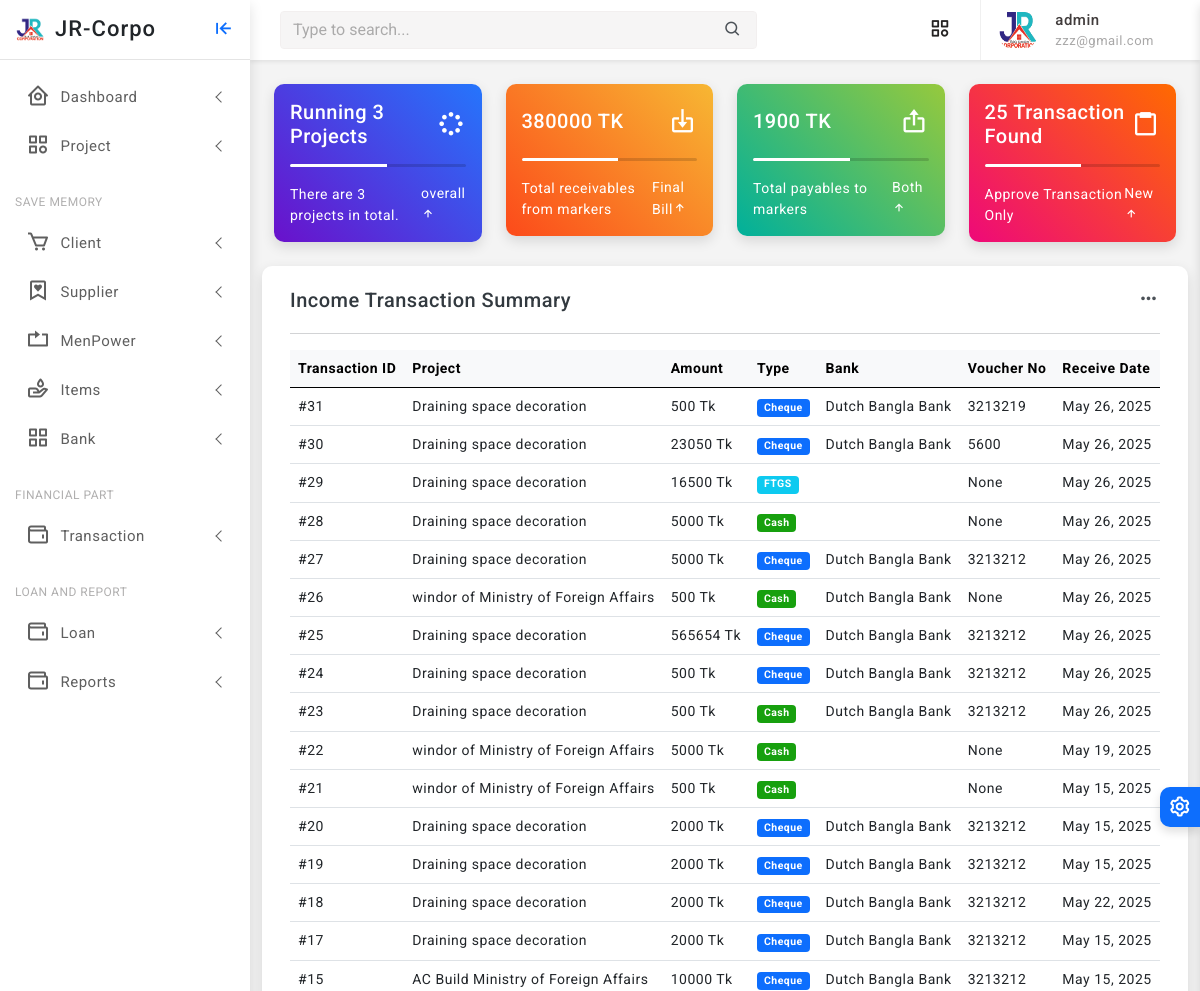
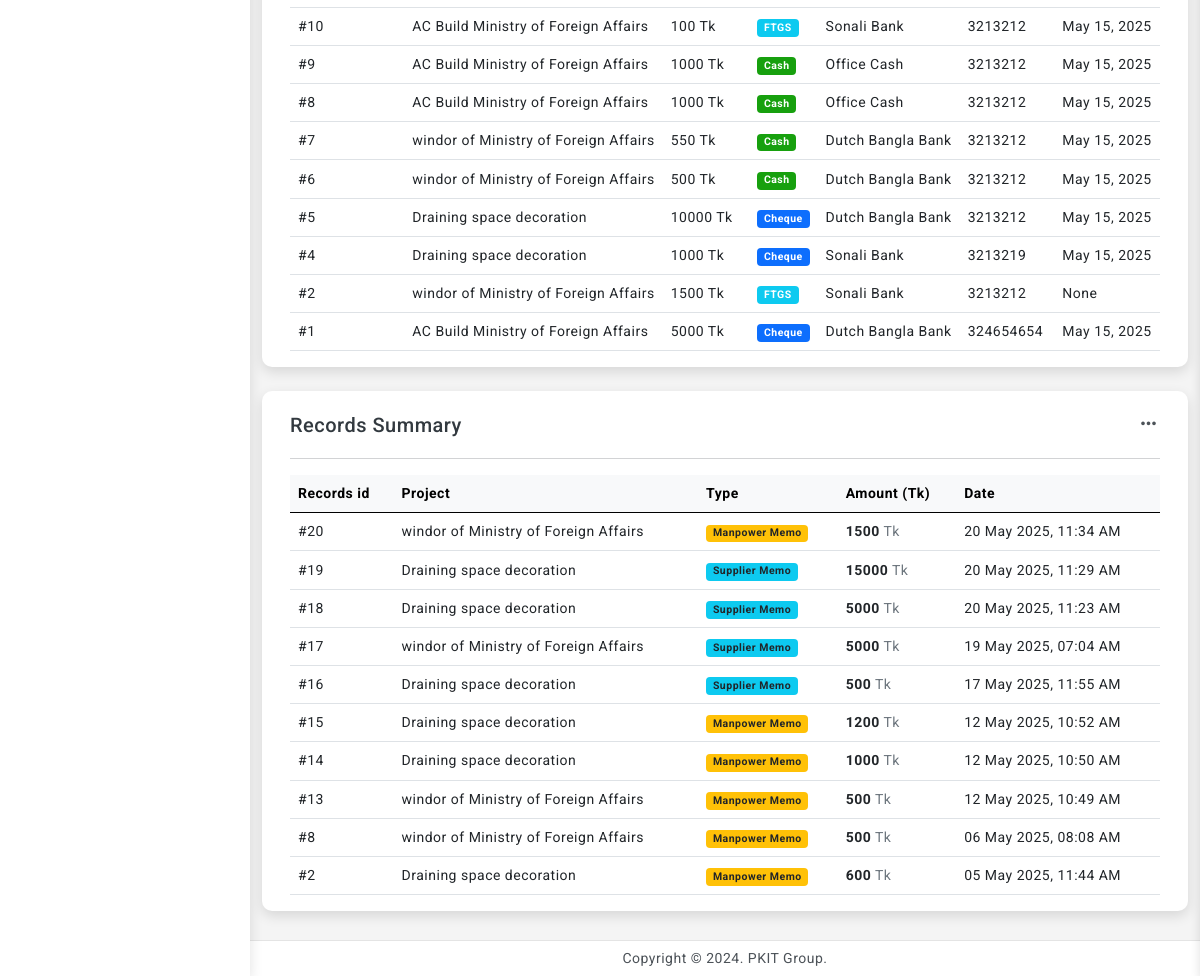
The app's page / (signed in) with its own data (2 pictures, top to bottom).
### finance/models.py (models this page shows, shortened)
class Transaction(models.Model):
    TYPE_CHOICES = [
        ('CASH', 'Cash'),
        ('CHEQUE', 'Cheque'),
        ('FTGS', 'FTGS'),
        ('OTHER', 'Other'),
    ]
    STATUS_CHOICES = [
        ('PENDING', 'Pending'),
        ('APPROVED', 'Approved'),
        ('CANCELLED', 'Cancelled'),
    ]
    project = models.ForeignKey('core.Project', on_delete=models.CASCADE, related_name='transactions')
    amount = models.PositiveIntegerField(help_text="Maximum allowed is 10,000,000 TK")
    type = models.CharField(max_length=10, choices=TYPE_CHOICES)
    bank = models.ForeignKey('Bank', on_delete=models.SET_NULL, null=True, blank=True)
    cheque_number = models.CharField(max_length=50, blank=True, null=True)
    cheque_date = models.DateField(blank=True, null=True)
    voucher_no = models.CharField(max_length=100, null=True, blank=True)
    voucher_date = models.DateField(null=True, blank=True,)
    receive_date = models.DateField(null=True, blank=True)
    status = models.CharField(max_length=10, choices=STATUS_CHOICES, default='PENDING')
    company_account = models.ForeignKey('BankAccount', on_delete=models.PROTECT)
    created_at = models.DateTimeField(auto_now_add=True, help_text="Transaction creation timestamp")
    updated_at = models.DateTimeField(auto_now=True, help_text="Transaction last updated")
    class Meta:
        verbose_name = "Transaction"
        verbose_name_plural = "Transactions"
        ordering = ['-voucher_date']

class Bank(models.Model):
    name = models.CharField(max_length=100)

### core/models.py (models this page shows, shortened)
class Project(models.Model):
    STATUS_CHOICES = [
        ('RUNNING', 'Running'),
        ('TRIAL', 'Trial Period'),
        ('CLOSED', 'Closed'),
        ('OTHER', 'Other'),
    ]
    company = models.ForeignKey(Company, on_delete=models.CASCADE, related_name='projects')
    name = models.CharField(max_length=255)
    location = models.CharField(max_length=255)
    approximate_bill = models.PositiveIntegerField(default=0)
    current_cost = models.PositiveIntegerField(default=0, null=True, blank=True)
    final_bill = models.PositiveIntegerField(default=0, null=True, blank=True)
    current_paid = models.PositiveIntegerField(default=0, null=True, blank=True)
    created_at = models.DateTimeField(auto_now_add=True)
    updated_at = models.DateTimeField(auto_now=True)
    status = models.CharField(max_length=10, null=True, blank=True, choices=STATUS_CHOICES, default='RUNNING')

class Record(models.Model):
    memo = models.ForeignKey(
        'Memo',
        on_delete=models.CASCADE,
        null=True,
        blank=True,
        related_name='records'
    )
    manpower = models.ForeignKey(
        'ManpowerMemo',
        on_delete=models.CASCADE,
        null=True,
        blank=True,
        related_name='records'
    )
    project = models.ForeignKey('Project', on_delete=models.CASCADE)
    amount = models.PositiveIntegerField()
    created_at = models.DateTimeField(auto_now_add=True)

### accounts/views.py (the view)
# urls.py: path('', home_view, name='home'),
@login_required
def home_view(request):
    if request.user.is_staff:
        projects = Project.objects.filter(status='RUNNING').count()
        all_projects = Project.objects.all().count()
        all_transaction= Transaction.objects.filter(status='APPROVED').count()
        records = Record.objects.select_related('memo', 'manpower', 'project').order_by('-created_at')[:50]
        transactions = Transaction.objects.select_related('project', 'bank', 'company_account').order_by('-created_at')[:50]
        total_receivables = get_total_receivables_from_running_projects()
        total_market_due = get_total_market_payables()
        total_manpower_due = get_total_manpower_payables()
        total_all_due = total_market_due + total_manpower_due
        context = {'projects': projects,
                   'all_projects': all_projects,
                   'total_receivables': total_receivables,
                   'total_all_due':total_all_due,
                   'all_transaction': all_transaction,
                   'records': records,
                   'transactions': transactions,}
        return render(request, 'home_staff.html', context)
    else:
        return render(request, 'home.html')

### accounts/templates/home_staff.html (shortened to what this page needs)
{% extends 'partials/base0.html' %}
{% block content %}
    					<div class="row row-cols-1 row-cols-md-2 row-cols-xl-4">
						<div class="col">
							<div class="card radius-10 bg-gradient-deepblue">
							 <div class="card-body">
								<div class="d-flex align-items-center">
									<h5 class="mb-0 text-white">Running {{projects}} Projects</h5>
									<div class="ms-auto">
                                        <i class='bx bx-loader-circle bx-spin fs-3 text-white'></i>
									</div>
								</div>
								<div class="progress my-3 bg-light-transparent" style="height:3px;">
									<div class="progress-bar bg-white" role="progressbar" style="width: 55%" aria-valuenow="25" aria-valuemin="0" aria-valuemax="100"></div>
								</div>
								<div class="d-flex align-items-center text-white">
									<p class="mb-0">There are {{all_projects}} projects in total.</p>
									<p class="mb-0 ms-auto">overall<span><i class='bx bx-up-arrow-alt'></i></span></p>
								</div>
							</div>
						  </div>
						</div>
						<div class="col">
							<div class="card radius-10 bg-gradient-orange">
							<div class="card-body">
								<div class="d-flex align-items-center">
									<h5 class="mb-0 text-white">{{total_receivables}} TK</h5>
									<div class="ms-auto">
                                        <i class='bx bx-import fs-3 text-white'></i>
									</div>
								</div>
								<div class="progress my-3 bg-light-transparent" style="height:3px;">
									<div class="progress-bar bg-white" role="progressbar" style="width: 55%" aria-valuenow="25" aria-valuemin="0" aria-valuemax="100"></div>
								</div>
								<div class="d-flex align-items-center text-white">
									<p class="mb-0">Total receivables from markers</p>
									<p class="mb-0 ms-auto">Final Bill<span><i class='bx bx-up-arrow-alt'></i></span></p>
								</div>
							</div>
						  </div>
						</div>
						<div class="col">
							<div class="card radius-10 bg-gradient-ohhappiness">
							<div class="card-body">
								<div class="d-flex align-items-center">
									<h5 class="mb-0 text-white">{{total_all_due}} TK</h5>
									<div class="ms-auto">
                                      <i class='bx bx-export fs-3 text-white'></i>
									</div>
								</div>
								<div class="progress my-3 bg-light-transparent" style="height:3px;">
									<div class="progress-bar bg-white" role="progressbar" style="width: 55%" aria-valuenow="25" aria-valuemin="0" aria-valuemax="100"></div>
								</div>
								<div class="d-flex align-items-center text-white">
									<p class="mb-0">Total payables to markers</p>
									<p class="mb-0 ms-auto">Both<span><i class='bx bx-up-arrow-alt'></i></span></p>
								</div>
							</div>
						</div>
						</div>
						<div class="col">
							<div class="card radius-10 bg-gradient-ibiza">
							 <div class="card-body">
								<div class="d-flex align-items-center">
									<h5 class="mb-0 text-white">{{all_transaction}} Transaction  Found </h5>
									<div class="ms-auto">
                                       <i class='bx bx-clipboard fs-3 text-white'></i>
									</div>
								</div>
								<div class="progress my-3 bg-light-transparent" style="height:3px;">
									<div class="progress-bar bg-white" role="progressbar" style="width: 55%" aria-valuenow="25" aria-valuemin="0" aria-valuemax="100"></div>
								</div>
								<div class="d-flex align-items-center text-white">
									<p class="mb-0">Approve Transaction Only</p>
									<p class="mb-0 ms-auto">New<span><i class='bx bx-up-arrow-alt'></i></span></p>
								</div>
							</div>
						 </div>
						</div>
					</div>
				<div class="row">
					<div class="card radius-10">
						<div class="card-body">
							<div class="d-flex align-items-center">
								<div>
									<h5 class="mb-0">Income Transaction Summary</h5>
								</div>
								<div class="font-22 ms-auto"><i class="bx bx-dots-horizontal-rounded"></i>
								</div>
							</div>
							<hr>
							<div class="table-responsive">
				<table class="table align-middle mb-0">
					<thead class="table-light">
						<tr>
							<th>Transaction ID</th>
							<th>Project</th>
							<th>Amount</th>
							<th>Type</th>
							<th>Bank</th>
							<th>Voucher No</th>
							<th>Receive Date</th>
						</tr>
					</thead>
					<tbody>
						{% for txn in transactions %}
						<tr>
							<td>#{{ txn.id }}</td>
							<td>{{ txn.project.name }}</td>
							<td>{{ txn.amount }} Tk</td>
							<td>
								<span class="badge
									{% if txn.type == 'CASH' %} bg-success
									{% elif txn.type == 'CHEQUE' %} bg-primary
									{% elif txn.type == 'FTGS' %} bg-info
									{% elif txn.type == 'OTHER' %} bg-warning
									{% else %} bg-secondary {% endif %}">
									{{ txn.get_type_display }}
								</span>
							</td>
							<td>{{ txn.bank.name }}</td>
							<td>{{ txn.voucher_no }}</td>
							<td>{{ txn.receive_date }}</td>
						</tr>
						{% empty %}
						<tr>
							<td colspan="8" class="text-center">No transactions found</td>
						</tr>
						{% endfor %}
					</tbody>
				</table>
			</div>
						</div>
					</div>
					<div class="card radius-10">
						<div class="card-body">
							<div class="d-flex align-items-center">
								<div>
									<h5 class="mb-0">Records Summary</h5>
								</div>
								<div class="font-22 ms-auto"><i class="bx bx-dots-horizontal-rounded"></i>
								</div>
							</div>
							<hr>
							<div class="table-responsive">
								<table class="table align-middle mb-0">
									<thead class="table-light">
										<tr>
											<th>Records id</th>
											<th>Project</th>
											<th>Type</th>
											<th>Amount (Tk)</th>
											<th>Date</th>
										</tr>
									</thead>
									<tbody>
										{% for record in records %}
										<tr >
											<td>#{{ record.id }}</td>
											<td>
												{{ record.project.name }}
											</td>
											<td>
												{% if record.memo %}
													<span class="badge bg-info text-dark">Supplier Memo</span>
												{% elif record.manpower %}
													<span class="badge bg-warning text-dark">Manpower Memo</span>
												{% else %}
													<span class="badge bg-secondary">N/A</span>
												{% endif %}
											</td>
											<td><strong>{{ record.amount }}</strong> <span class="text-muted">Tk</span></td>
											<td>
												<span class="text-nowrap">{{ record.created_at|date:"d M Y, h:i A" }}</span>
											</td>
										</tr>
										{% empty %}
										<tr>
											<td colspan="5" class="text-center text-muted">No records found</td>
										</tr>
										{% endfor %}
									</tbody>
								</table>
							</div>
						</div>
					</div>
{% endblock %}

### templates/partials/base0.html (shortened to what this page needs)
<!doctype html>
<html lang="en">
{% load static %}
<head>
	<link href="{% static 'assets/plugins/vectormap/jquery-jvectormap-2.0.2.css' %}" rel="stylesheet"/>
	<link href="{% static 'assets/plugins/simplebar/css/simplebar.css' %}" rel="stylesheet" />
	<link href="{% static 'assets/plugins/perfect-scrollbar/css/perfect-scrollbar.css' %}" rel="stylesheet" />
	<link href="{% static 'assets/plugins/metismenu/css/metisMenu.min.css' %}" rel="stylesheet" />
	<link href="{% static 'assets/css/pace.min.css' %}" rel="stylesheet" />
	<link href="{% static 'assets/css/bootstrap.min.css' %}" rel="stylesheet">
	<link href="{% static 'assets/css/app.css' %}" rel="stylesheet">
	<link href="{% static 'assets/css/icons.css' %}" rel="stylesheet">
	<link rel="stylesheet" href="{% static 'assets/css/dark-theme.css' %}" />
	<link rel="stylesheet" href="{% static 'assets/css/semi-dark.css' %}" />
	<link rel="stylesheet" href="{% static 'assets/css/header-colors.css' %}" />
		<link rel="stylesheet" href="https://use.fontawesome.com/releases/v5.15.2/css/all.css"
>
</head>
<body>
	<div class="wrapper">
		<div class="sidebar-wrapper" data-simplebar="true">
			<div class="sidebar-header">
				<div>
					<img src="{% static 'assets/images/jr.png' %} " class="logo-icon" alt="logo icon">
				</div>
				<div>
				<a href="{% url 'home' %}" class="text-decoration-none">
					<h4 class="logo-text text-dark">JR-Corpo</h4>
				</a>
				</div>
				<div class="toggle-icon ms-auto"><i class='bx bx-arrow-to-left'></i>
				</div>
			</div>
			<ul class="metismenu" id="menu">
				<li>
					<a href="javascript:;" class="has-arrow">
						<div class="parent-icon"><i class='bx bx-home-circle'></i>
						</div>
						<div class="menu-title">Dashboard</div>
					</a>
				</li>
				<li>
					<a href="javascript:;" class="has-arrow">
						<div class="parent-icon"><i class="bx bx-category"></i>
						</div>
						<div class="menu-title">Project</div>
					</a>
				</li>
				<li class="menu-label">Save Memory</li>
				<li>
					<a href="javascript:;" class="has-arrow">
						<div class="parent-icon"><i class='bx bx-cart'></i>
						</div>
						<div class="menu-title"> Client </div>
					</a>
				</li>
				<li>
					<a class="has-arrow" href="javascript:;">
						<div class="parent-icon"><i class='bx bx-bookmark-heart'></i>
						</div>
						<div class="menu-title">Supplier</div>
					</a>
				</li>
				<li>
					<a class="has-arrow" href="javascript:;">
						<div class="parent-icon"><i class="bx bx-repeat"></i>
						</div>
						<div class="menu-title">MenPower</div>
					</a>
				</li>
				<li>
					<a class="has-arrow" href="javascript:;">
						<div class="parent-icon"> <i class="bx bx-donate-blood"></i>
						</div>
						<div class="menu-title">Items</div>
					</a>
				</li>
				<li>
					<a class="has-arrow" href="javascript:;">
						<div class="parent-icon"><i class="bx bx-grid-alt"></i>
						</div>
						<div class="menu-title">Bank</div>
					</a>
				</li>
				<li class="menu-label">Financial Part</li>
				<li>
					<a class="has-arrow" href="javascript:;">
						<div class="parent-icon"><i class='bx bx-wallet'></i>
						</div>
						<div class="menu-title">Transaction </div>
					</a>
				</li>
				<li class="menu-label">Loan and Report</li>
				<li>
					<a class="has-arrow" href="javascript:;">
						<div class="parent-icon"><i class='bx bx-wallet'></i>
						</div>
						<div class="menu-title">Loan </div>
					</a>
				</li>
				<li>
					<a class="has-arrow" href="javascript:;">
						<div class="parent-icon"><i class='bx bx-wallet'></i>
						</div>
						<div class="menu-title">Reports </div>
					</a>
				</li>
			</ul>
		</div>
	<header>
			<div class="topbar d-flex align-items-center">
				<nav class="navbar navbar-expand">
					<div class="search-bar flex-grow-1">
						<div class="position-relative search-bar-box">
							<input type="text" class="form-control search-control" placeholder="Type to search..."> <span class="position-absolute top-50 search-show translate-middle-y"><i class='bx bx-search'></i></span>
						</div>
					</div>
					<div class="top-menu ms-auto">
						<ul class="navbar-nav align-items-center">
							<li class="nav-item dropdown dropdown-large">
								<a class="nav-link dropdown-toggle dropdown-toggle-nocaret" href="#" role="button" data-bs-toggle="dropdown" aria-expanded="false">	<i class='bx bx-category'></i>
								</a>
							</li>
						</ul>
					</div>
					<div class="user-box dropdown">
						<a class="d-flex align-items-center nav-link dropdown-toggle dropdown-toggle-nocaret" href="#" role="button" data-bs-toggle="dropdown" aria-expanded="false">
							<img src="{% static 'assets/images/jr.png' %}" class="user-img" alt="user avatar">
							<div class="user-info ps-3">
								<p class="user-name mb-0">{{ user.username }}</p>
								<p class="designattion mb-0">{{ user.email }}</p>
							</div>
						</a>
					</div>
				</nav>
			</div>
	</header>
		<div class="page-wrapper">
			<div class="page-content">
				{% block content %}
				{% endblock %}
			</div>
		</div>
		<footer class="page-footer">
			<p class="mb-0">Copyright © 2024. PKIT Group.</p>
		</footer>
	</div>
	<div class="switcher-wrapper">
		<div class="switcher-btn"> <i class='bx bx-cog bx-spin'></i>
		</div>
	</div>
</body>
</html>

### records on screen
Transaction: id "31", project.name "Draining space decoration", amount "500", type "Cheque", bank.name "Dutch Bangla Bank", voucher_no "3213219", receive_date "May 26, 2025"
Transaction: id "30", project.name "Draining space decoration", amount "23050", type "Cheque", bank.name "Dutch Bangla Bank", voucher_no "5600", receive_date "May 26, 2025"
Transaction: id "29", project.name "Draining space decoration", amount "16500", type "FTGS", voucher_no "None", receive_date "May 26, 2025"
Transaction: id "28", project.name "Draining space decoration", amount "5000", type "Cash", voucher_no "None", receive_date "May 26, 2025"
Transaction: id "27", project.name "Draining space decoration", amount "5000", type "Cheque", bank.name "Dutch Bangla Bank", voucher_no "3213212", receive_date "May 26, 2025"
Transaction: id "26", project.name "windor of Ministry of Foreign Affairs", amount "500", type "Cash", bank.name "Dutch Bangla Bank", voucher_no "None", receive_date "May 26, 2025"
Transaction: id "25", project.name "Draining space decoration", amount "565654", type "Cheque", bank.name "Dutch Bangla Bank", voucher_no "3213212", receive_date "May 26, 2025"
Transaction: id "24", project.name "Draining space decoration", amount "500", type "Cheque", bank.name "Dutch Bangla Bank", voucher_no "3213212", receive_date "May 26, 2025"
Transaction: id "23", project.name "Draining space decoration", amount "500", type "Cash", bank.name "Dutch Bangla Bank", voucher_no "3213212", receive_date "May 26, 2025"
Transaction: id "22", project.name "windor of Ministry of Foreign Affairs", amount "5000", type "Cash", voucher_no "None", receive_date "May 19, 2025"
Transaction: id "21", project.name "windor of Ministry of Foreign Affairs", amount "500", type "Cash", voucher_no "None", receive_date "May 15, 2025"
Transaction: id "20", project.name "Draining space decoration", amount "2000", type "Cheque", bank.name "Dutch Bangla Bank", voucher_no "3213212", receive_date "May 15, 2025"
Transaction: id "19", project.name "Draining space decoration", amount "2000", type "Cheque", bank.name "Dutch Bangla Bank", voucher_no "3213212", receive_date "May 15, 2025"
Transaction: id "18", project.name "Draining space decoration", amount "2000", type "Cheque", bank.name "Dutch Bangla Bank", voucher_no "3213212", receive_date "May 22, 2025"
Transaction: id "17", project.name "Draining space decoration", amount "2000", type "Cheque", bank.name "Dutch Bangla Bank", voucher_no "3213212", receive_date "May 15, 2025"
Transaction: id "15", project.name "AC Build Ministry of Foreign Affairs", amount "10000", type "Cheque", bank.name "Dutch Bangla Bank", voucher_no "3213212", receive_date "May 15, 2025"
Transaction: id "10", project.name "AC Build Ministry of Foreign Affairs", amount "100", type "FTGS", bank.name "Sonali Bank", voucher_no "3213212", receive_date "May 15, 2025"
Transaction: id "9", project.name "AC Build Ministry of Foreign Affairs", amount "1000", type "Cash", bank.name "Office Cash", voucher_no "3213212", receive_date "May 15, 2025"
Transaction: id "8", project.name "AC Build Ministry of Foreign Affairs", amount "1000", type "Cash", bank.name "Office Cash", voucher_no "3213212", receive_date "May 15, 2025"
Transaction: id "7", project.name "windor of Ministry of Foreign Affairs", amount "550", type "Cash", bank.name "Dutch Bangla Bank", voucher_no "3213212", receive_date "May 15, 2025"
Transaction: id "6", project.name "windor of Ministry of Foreign Affairs", amount "500", type "Cash", bank.name "Dutch Bangla Bank", voucher_no "3213212", receive_date "May 15, 2025"
Transaction: id "5", project.name "Draining space decoration", amount "10000", type "Cheque", bank.name "Dutch Bangla Bank", voucher_no "3213212", receive_date "May 15, 2025"
Transaction: id "4", project.name "Draining space decoration", amount "1000", type "Cheque", bank.name "Sonali Bank", voucher_no "3213219", receive_date "May 15, 2025"
Transaction: id "2", project.name "windor of Ministry of Foreign Affairs", amount "1500", type "FTGS", bank.name "Sonali Bank", voucher_no "3213212", receive_date "None"
Transaction: id "1", project.name "AC Build Ministry of Foreign Affairs", amount "5000", type "Cheque", bank.name "Dutch Bangla Bank", voucher_no "324654654", receive_date "May 15, 2025"
Record: id "20", project.name "windor of Ministry of Foreign Affairs", shows "Manpower Memo", amount "1500", created_at "20 May 2025, 11:34 AM"
Record: id "19", project.name "Draining space decoration", shows "Supplier Memo", amount "15000", created_at "20 May 2025, 11:29 AM"
Record: id "18", project.name "Draining space decoration", shows "Supplier Memo", amount "5000", created_at "20 May 2025, 11:23 AM"
Record: id "17", project.name "windor of Ministry of Foreign Affairs", shows "Supplier Memo", amount "5000", created_at "19 May 2025, 07:04 AM"
Record: id "16", project.name "Draining space decoration", shows "Supplier Memo", amount "500", created_at "17 May 2025, 11:55 AM"
Record: id "15", project.name "Draining space decoration", shows "Manpower Memo", amount "1200", created_at "12 May 2025, 10:52 AM"
Record: id "14", project.name "Draining space decoration", shows "Manpower Memo", amount "1000", created_at "12 May 2025, 10:50 AM"
Record: id "13", project.name "windor of Ministry of Foreign Affairs", shows "Manpower Memo", amount "500", created_at "12 May 2025, 10:49 AM"
Record: id "8", project.name "windor of Ministry of Foreign Affairs", shows "Manpower Memo", amount "500", created_at "06 May 2025, 08:08 AM"
Record: id "2", project.name "Draining space decoration", shows "Manpower Memo", amount "600", created_at "05 May 2025, 11:44 AM"

### other values on screen
{{ user.username }} "admin"
{{ user.email }} "zzz@gmail.com"
{{ projects }} "3"
{{ all_projects }} "3"
{{ total_receivables }} "380000"
{{ total_all_due }} "1900"
{{ all_transaction }} "25"
